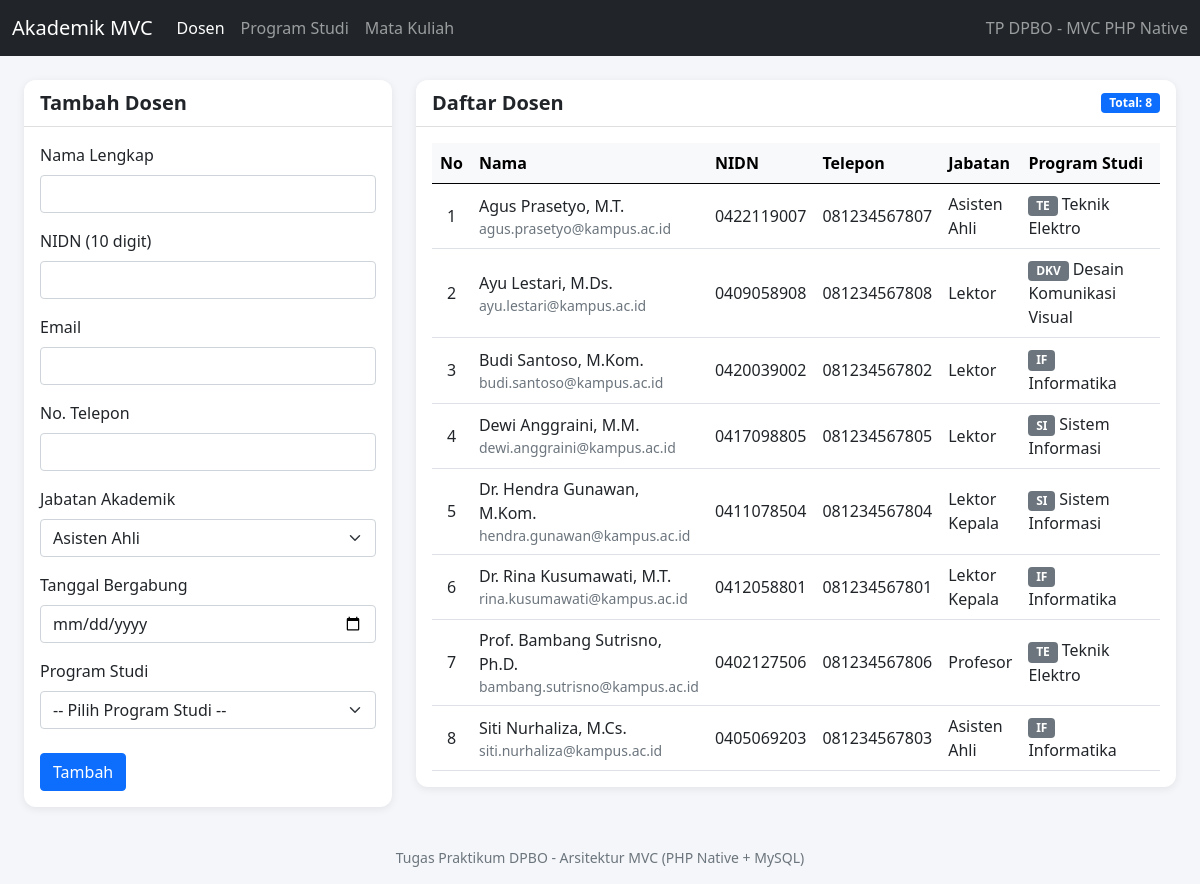
The app's page /Project/index.php with its own data.
### tables this page shows
CREATE TABLE lecturers (
    id            INT UNSIGNED NOT NULL AUTO_INCREMENT,
    name          VARCHAR(100) NOT NULL,
    nidn          VARCHAR(10)  NOT NULL,
    email         VARCHAR(100) NOT NULL,
    phone         VARCHAR(20)  NOT NULL,
    academic_rank ENUM('Asisten Ahli','Lektor','Lektor Kepala','Profesor')
                  NOT NULL DEFAULT 'Asisten Ahli',
    join_date     DATE         NOT NULL,
    department_id INT UNSIGNED NOT NULL,
    PRIMARY KEY (id),
    UNIQUE KEY uq_lecturers_nidn (nidn),
    UNIQUE KEY uq_lecturers_email (email),
    KEY idx_lecturers_department (department_id),
    CONSTRAINT fk_lecturers_department
        FOREIGN KEY (department_id) REFERENCES departments (id)
        ON DELETE RESTRICT ON UPDATE CASCADE
);

CREATE TABLE departments (
    id        INT UNSIGNED NOT NULL AUTO_INCREMENT,
    code      VARCHAR(10)  NOT NULL,
    name      VARCHAR(100) NOT NULL,
    head_name VARCHAR(100) NOT NULL,
    building  VARCHAR(100) NOT NULL,
    PRIMARY KEY (id),
    UNIQUE KEY uq_departments_code (code)
);

### Project/controllers/LecturerController.php (called while the page is built, shortened)
<?php
include_once("models/DB.php");
include_once("models/Department.php");
include_once("views/Template.php");
include_once("views/LecturerView.php");
class LecturerController extends BaseController
{
  private $lecturer;
  private $department;
  function __construct()
  {
    $this->lecturer = new Lecturer(Config::$db_host, Config::$db_user, Config::$db_pass, Config::$db_name);
    $this->department = new Department(Config::$db_host, Config::$db_user, Config::$db_pass, Config::$db_name);
  }
  public function index($id_edit = null)
  {
    $this->lecturer->open();
    $this->department->open();
    $data = array(
      'lecturer' => array(),
      'department' => array(),
      'ranks' => Lecturer::$ranks,
      'edit' => null,
      'flash' => null
    );
    $this->lecturer->getLecturer();
    while ($row = $this->lecturer->getResult()) {
      array_push($data['lecturer'], $row);
    }
    $this->department->getDepartment();
    while ($row = $this->department->getResult()) {
      array_push($data['department'], $row);
    }
    $data['flash'] = $this->getFlash();
    $view = new LecturerView();
    $view->render($data);
  }
}

### Project/models/DB.php (called while the page is built, shortened)
<?php
class DB
{
    var $db_host = "";
    var $db_user = "";
    var $db_pass = "";
    var $db_name = "";
    var $db_link = "";
    function __construct($db_host, $db_user, $db_pass, $db_name)
    {
        $this->db_host = $db_host;
        $this->db_user = $db_user;
        $this->db_pass = $db_pass;
        $this->db_name = $db_name;
    }
    function open()
    {
        $this->db_link = @mysqli_connect($this->db_host, $this->db_user, $this->db_pass, $this->db_name);
        mysqli_set_charset($this->db_link, "utf8mb4");
    }
    function execute($query)
    {
        $this->result = mysqli_query($this->db_link, $query);
        return $this->result;
    }
}

### Project/models/Lecturer.php (called while the page is built, shortened)
<?php
class Lecturer extends DB
{
    function getLecturer()
    {
        $query = "SELECT l.id, l.name, l.nidn, l.email, l.phone, l.academic_rank,
                         l.join_date, l.department_id,
                         d.code AS department_code, d.name AS department_name
                  FROM lecturers l
                  JOIN departments d ON l.department_id = d.id
                  ORDER BY l.name ASC";
        return $this->execute($query);
    }
}

### Project/views/LecturerView.php (the view, shortened to what this page needs)
<?php
class LecturerView
{
  public function render($data)
  {
    $edit = $data['edit'];
    $no = 1;
    $dataTabel = '';
    $optRank = '';
    $optDepartment = '';
    foreach ($data['lecturer'] as $row) {
      $dataTabel .= "<tr>
                <td class='text-center'>" . $no++ . "</td>
                <td>
                  <div class='fw-semibold'>" . Template::e($row['name']) . "</div>
                  <div class='small text-muted'>" . Template::e($row['email']) . "</div>
                </td>
                <td>" . Template::e($row['nidn']) . "</td>
                <td>" . Template::e($row['phone']) . "</td>
                <td>" . Template::e($row['academic_rank']) . "</td>
                <td><span class='badge bg-secondary me-1'>" . Template::e($row['department_code']) . "</span>" . Template::e($row['department_name']) . "</td>
                <td class='text-nowrap'>" . Template::e(date('d-m-Y', strtotime($row['join_date']))) . "</td>
                <td class='text-nowrap'>
                  <a href='index.php?id_edit=" . (int) $row['id'] . "' class='btn btn-sm btn-warning'>Edit</a>
                  <form action='index.php' method='POST' class='d-inline' onsubmit=\"return confirm('Yakin ingin menghapus data ini?');\">
                    <input type='hidden' name='id' value='" . (int) $row['id'] . "'>
                    <button type='submit' name='delete' class='btn btn-sm btn-danger'>Hapus</button>
                  </form>
                </td>
              </tr>";
    }
    foreach ($data['ranks'] as $rank) {
      $selected = ($edit && $edit['academic_rank'] == $rank) ? " selected" : "";
      $optRank .= "<option value='" . Template::e($rank) . "'" . $selected . ">" . Template::e($rank) . "</option>";
    }
    if (!$edit) {
      $optDepartment .= "<option value='' disabled selected>-- Pilih Program Studi --</option>";
    }
  }
}

### Project/index.php (shortened to what this page needs)
<?php
include_once("models/DB.php");
include_once("views/Template.php");
include_once("controllers/LecturerController.php");
$lecturer = new LecturerController();
if (isset($_POST['add'])) {
    $lecturer->add($_POST);
} else if (isset($_POST['update'])) {
    $lecturer->edit($_POST);
} else if (isset($_POST['delete'])) {
    $lecturer->delete(isset($_POST['id']) ? $_POST['id'] : null);
} else if (isset($_GET['id_edit'])) {
    $lecturer->index($_GET['id_edit']);
} else {
    $lecturer->index();
}

### Project/views/Template.php (shortened to what this page needs)
<?php
class Template
{
    var $content = '';
    function __construct($filename = '')
    {
        $this->content = implode('', @file($filename));
    }
    function clear()
    {
        $this->content = preg_replace("/DATA_[A-Z|_|0-9]+/", "", $this->content);
    }
    function write()
    {
        print $this->content;
    }
    function replace($old = '', $new = '')
    {
        if (is_int($new)) {
            $value = sprintf("%d", $new);
        } elseif (is_float($new)) {
            $value = sprintf("%f", $new);
        } elseif (is_array($new)) {
            $value = '';
            foreach ($new as $item) {
                $value .= $item . ' ';
            }
        } else {
            $value = (string) $new;
        }
        $this->content = str_replace($old, $value, $this->content);
    }
    static function e($text)
    {
        return htmlspecialchars((string) $text, ENT_QUOTES, 'UTF-8');
    }
}

### Project/assets/style.css (style rules this page uses)
body { background-color: #f4f6f9; }
.card { border: 0; border-radius: 0.75rem; box-shadow: 0 2px 8px rgba(0, 0, 0, 0.08); }
.card-header { border-radius: 0.75rem 0.75rem 0 0 !important; font-weight: 600; }
.table > :not(caption) > * > * { vertical-align: middle; }
.table thead th { white-space: nowrap; }
footer { font-size: 0.875rem; }

### records on screen
lecturers: name "Agus Prasetyo, M.T.", email "agus.prasetyo@kampus.ac.id", nidn "0422119007", phone "081234567807", academic_rank "Asisten Ahli", department.code "TE", department.name "Teknik Elektro"
lecturers: name "Ayu Lestari, M.Ds.", email "ayu.lestari@kampus.ac.id", nidn "0409058908", phone "081234567808", academic_rank "Lektor", department.code "DKV", department.name "Desain Komunikasi Visual"
lecturers: name "Budi Santoso, M.Kom.", email "budi.santoso@kampus.ac.id", nidn "0420039002", phone "081234567802", academic_rank "Lektor", department.code "IF", department.name "Informatika"
lecturers: name "Dewi Anggraini, M.M.", email "dewi.anggraini@kampus.ac.id", nidn "0417098805", phone "081234567805", academic_rank "Lektor", department.code "SI", department.name "Sistem Informasi"
lecturers: name "Dr. Hendra Gunawan, M.Kom.", email "hendra.gunawan@kampus.ac.id", nidn "0411078504", phone "081234567804", academic_rank "Lektor Kepala", department.code "SI", department.name "Sistem Informasi"
lecturers: name "Dr. Rina Kusumawati, M.T.", email "rina.kusumawati@kampus.ac.id", nidn "0412058801", phone "081234567801", academic_rank "Lektor Kepala", department.code "IF", department.name "Informatika"
lecturers: name "Prof. Bambang Sutrisno, Ph.D.", email "bambang.sutrisno@kampus.ac.id", nidn "0402127506", phone "081234567806", academic_rank "Profesor", department.code "TE", department.name "Teknik Elektro"
lecturers: name "Siti Nurhaliza, M.Cs.", email "siti.nurhaliza@kampus.ac.id", nidn "0405069203", phone "081234567803", academic_rank "Asisten Ahli", department.code "IF", department.name "Informatika"
